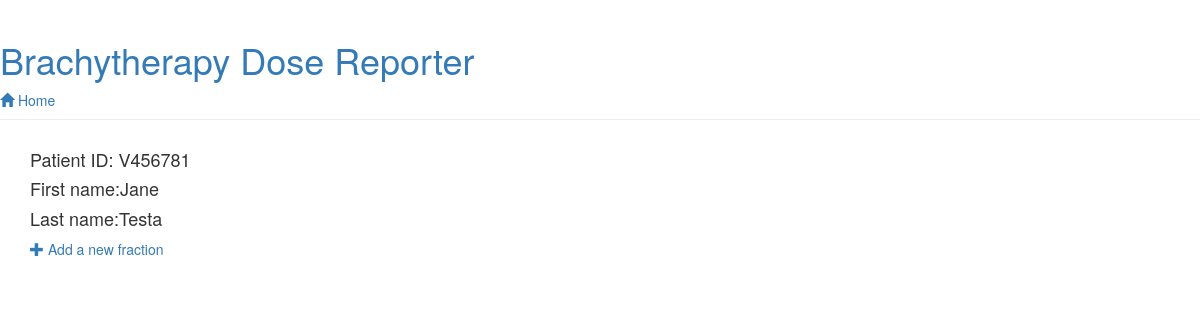
Screenshot of /patient/V456781/ with the database file from the repository.
### doseapp/models.py (models this page shows, shortened)
class Patient(models.Model):
    patient_id = models.CharField(max_length=7, primary_key=True)
    first_name = models.CharField(max_length=200)
    last_name = models.CharField(max_length=200)

### doseapp/views.py (the view)
# urls.py: url(r'^patient/(?P<pk>V\d+)/$', views.patient_detail, name='patient_detail'),
def patient_detail(request, pk):
    patient = get_object_or_404(Patient, pk=pk)
    fractions = Fraction.objects.filter(patient=pk)
    return render(request, 'doseapp/patient_detail.html', {'patient': patient, 'fractions':fractions})

### doseapp/templates/doseapp/patient_detail.html (shortened to what this page needs)
{% extends 'doseapp/base.html' %} {% block content %}
<div class="patient">
    <h4>Patient ID: {{ patient.patient_id }}</h4>
    <h4>First name:{{ patient.first_name }}</h4>
    <h4>Last name:{{ patient.last_name }}</h4>
</div>
<a href="{% url 'fraction_new' %}" class="top-menu"><span class="glyphicon glyphicon-plus"></span>   Add a new fraction</a> {% endblock %}

### rows the page displays
Patient: patient_id "V456781", first_name "Jane", last_name "Testa"
